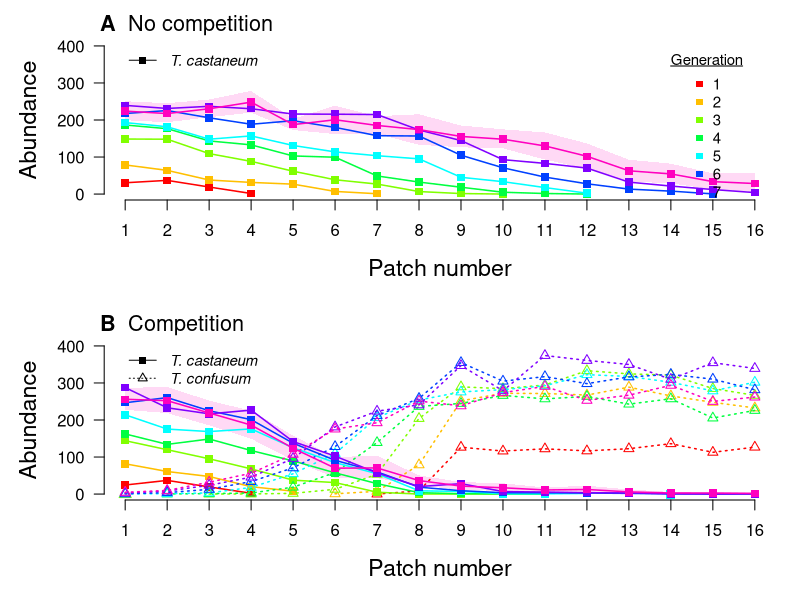

Write R code to recreate this figure.
# Read data
data <- read.csv("Data/data-counts.csv", header = TRUE)

# Generations to plot
gens <- c(1:8)

# Make a palette
palet <- rainbow(length(gens))

# Number of bootstraps
boots <- 5000

## Plots
pdf(file = "Figure 1.pdf", width = 7, height = 9)
##

par(mfrow = c(2, 1), mar = c(5, 5, 2, 1))
# Treat A
plot(NA, xlim = c(1, 16), ylim = c(0, 400),
     xaxt = "n", yaxt = "n", bty = "n",
     ylab = "Abundance", xlab = "Patch number", cex.lab = 1.4)
axis(1, seq(1, 16, 1), tcl = -.5)
axis(2, seq(0, 400, 100), tcl = -.5, las = 1, pos = .5)
##
gen8.A <- subset(data, TREATMENT == "A" & GENERATION == 8)
quants.A <- data.frame(PATCH = c(), LOWER = c(), UPPER = c())
for(i in 1:16){
    temp <- subset(gen8.A, PATCH == i)
    temp.stor <- dim(boots)
    for(j in 1:boots){
        temp.stor[j] <- mean(temp[sample(x = 1:nrow(temp), size = nrow(temp), replace = TRUE), "CASTCOUNT"])
    }
    quants.A <- rbind(quants.A,
                         data.frame(PATCH = i,
                                    LOWER = quantile(temp.stor, probs = 0.025)[[1]],
                                    UPPER = quantile(temp.stor, probs = 0.975)[[1]]))
}
##
polygon(x = c(1:16, 16:1), y = c(quants.A[, 2], rev(quants.A[, 3])), col = rgb(1, 0, 191 / 255, 0.15), border = NA)
##
for(i in 1:8){
    tempsub <- subset(data, TREATMENT == "A" & GENERATION == gens[i])
    temp <- aggregate(CASTCOUNT ~ PATCH, data = tempsub, mean)
    tempvar <- aggregate(CASTCOUNT ~ PATCH, data = tempsub, FUN = var)
    temp$var <- tempvar$CASTCOUNT
    zeroes <- which(temp$CASTCOUNT == 0 | temp$var == 0)
    mult <- subset(temp, PATCH < min(temp$PATCH[zeroes], 17))
    sing <- subset(temp, PATCH > max(mult$PATCH) & CASTCOUNT > 0)
    points(mult$CASTCOUNT ~ mult$PATCH, col = palet[i], type = "p", pch = 15)
    points(mult$CASTCOUNT ~ mult$PATCH, col = palet[i], type = "l", lwd = 1.5)
    if(length(sing) > 0){
        points(CASTCOUNT ~ PATCH, data = sing, type = "p", col = palet[i], cex = 1.2, pch = i)
    }
}
legend("topright", c("1", "2", "3", "4", "5", "6", "7", "8"), col = palet, inset = .05, pch = 15, bty = "n", title = expression(underline("Generation")), xjust = 1, cex = .9)
mtext(side = 3, expression(paste(bold("A"), "  No competition")), adj = 0, cex = 1.3)
legend(x = 1, y = 410, adj = 0, lty = "solid", c(expression(italic("T. castaneum"))), bty = "n", pch = c(15), cex = .9)

# Treat D
plot(NA, xlim = c(1, 16), ylim = c(0, 400),
     xaxt = "n", yaxt = "n", bty = "n",
     ylab = "Abundance", xlab = "Patch number", cex.lab = 1.4)
axis(1, seq(1, 16, 1), tcl = -.5)
axis(2, seq(0, 400, 100), tcl = -.5, las = 1, pos = .5)
##
gen8.D <- subset(data, TREATMENT == "D" & GENERATION == 8)
quants.D <- data.frame(PATCH = c(), LOWER = c(), UPPER = c())
for(i in 1:16){
    temp <- subset(gen8.D, PATCH == i)
    temp.stor <- dim(boots)
    for(j in 1:boots){
        temp.stor[j] <- mean(temp[sample(x = 1:nrow(temp), size = nrow(temp), replace = TRUE), "CASTCOUNT"])
    }
    quants.D <- rbind(quants.D,
                         data.frame(PATCH = i,
                                    LOWER = quantile(temp.stor, probs = 0.025)[[1]],
                                    UPPER = quantile(temp.stor, probs = 0.975)[[1]]))
}
##
polygon(x = c(1:16, 16:1), y = c(quants.D[, 2], rev(quants.D[, 3])), col = rgb(1, 0, 191 / 255, 0.15), border = NA)
##
for(i in 1:length(gens)){
    # cast
    tempsub <- subset(data, TREATMENT == "D" & GENERATION == gens[i])
    temp <- aggregate(CASTCOUNT ~ PATCH, data = tempsub, mean)
    tempvar <- aggregate(CASTCOUNT ~ PATCH, data = tempsub, FUN = var)
    temp$var <- tempvar$CASTCOUNT
    zeroes <- which(temp$CASTCOUNT == 0 | temp$var == 0)
    mult <- subset(temp, PATCH < min(temp$PATCH[zeroes], 17))
    sing <- subset(temp, PATCH > max(mult$PATCH) & CASTCOUNT > 0)
    points(mult$CASTCOUNT ~ mult$PATCH, col = palet[i], type = "p", pch = 15)
    points(mult$CASTCOUNT ~ mult$PATCH, col = palet[i], type = "l", lwd = 1.5)
    if(length(sing) > 0){
        points(CASTCOUNT ~ PATCH, data = sing, type = "p", col = palet[i], cex = 1.2, pch = 15)
    }
    # conf
    temp <- aggregate(CONFCOUNT ~ PATCH, data = tempsub, mean)
    tempvar <- aggregate(CONFCOUNT ~ PATCH, data = tempsub, FUN = var)
    temp$var <- tempvar$CONFCOUNT
    zeroes <- which(temp$CONFCOUNT == 0 | temp$var == 0)
    mult <- subset(temp, PATCH > max(temp$PATCH[zeroes], 0))
    sing <- subset(temp, PATCH < min(mult$PATCH) & CONFCOUNT > 0)
    points(mult$CONFCOUNT ~ mult$PATCH, col = palet[i], type = "p", pch = 2)
    points(mult$CONFCOUNT ~ mult$PATCH, col = palet[i], type = "l", lwd = 1.5, lty = "dotted")
    if(length(sing) > 0){
        points(CONFCOUNT ~ PATCH, data = sing, type = "p", col = palet[i], cex = 1.2, pch = 2)
    }
}
mtext(side = 3, expression(paste(bold("B"), "  Competition")), adj = 0, cex = 1.3)
legend(x = 1, y = 410, adj = 0, lty = c("solid", "dotted"), c(expression(italic("T. castaneum")), expression(italic("T. confusum"))), bty = "n", pch = c(15, 2), cex = .9)


dev.off()
